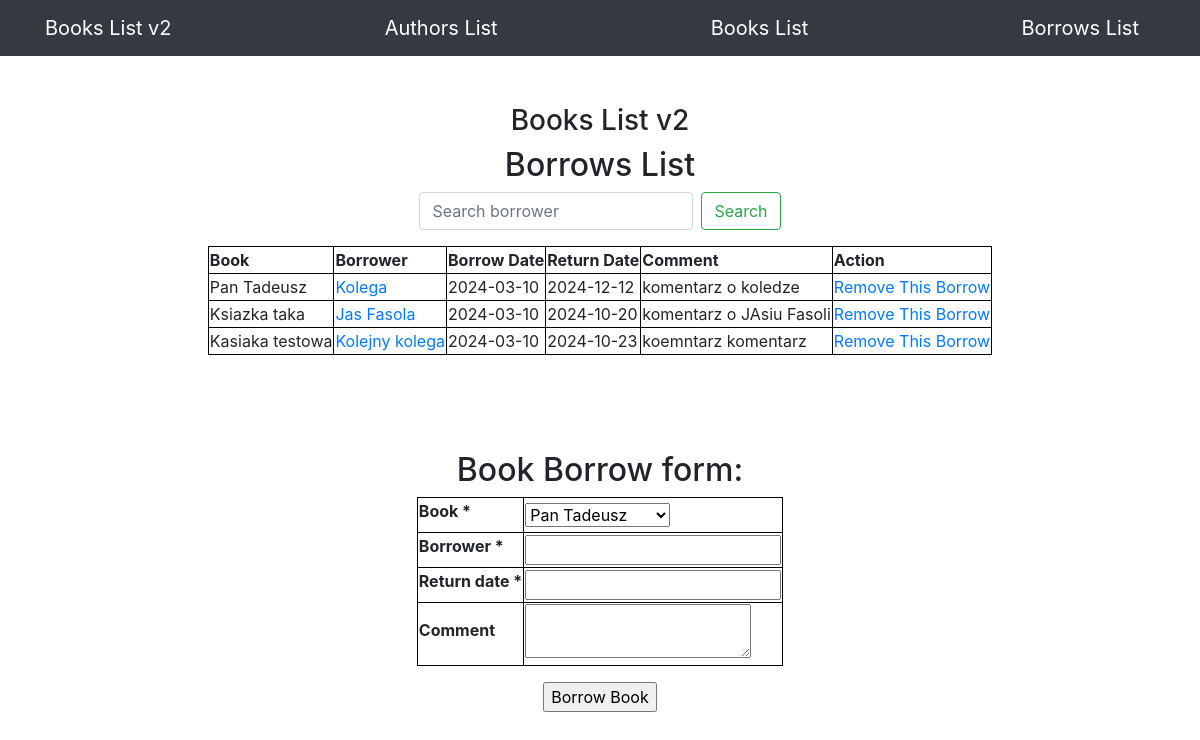
Page /borrows/ on the earlier database version.
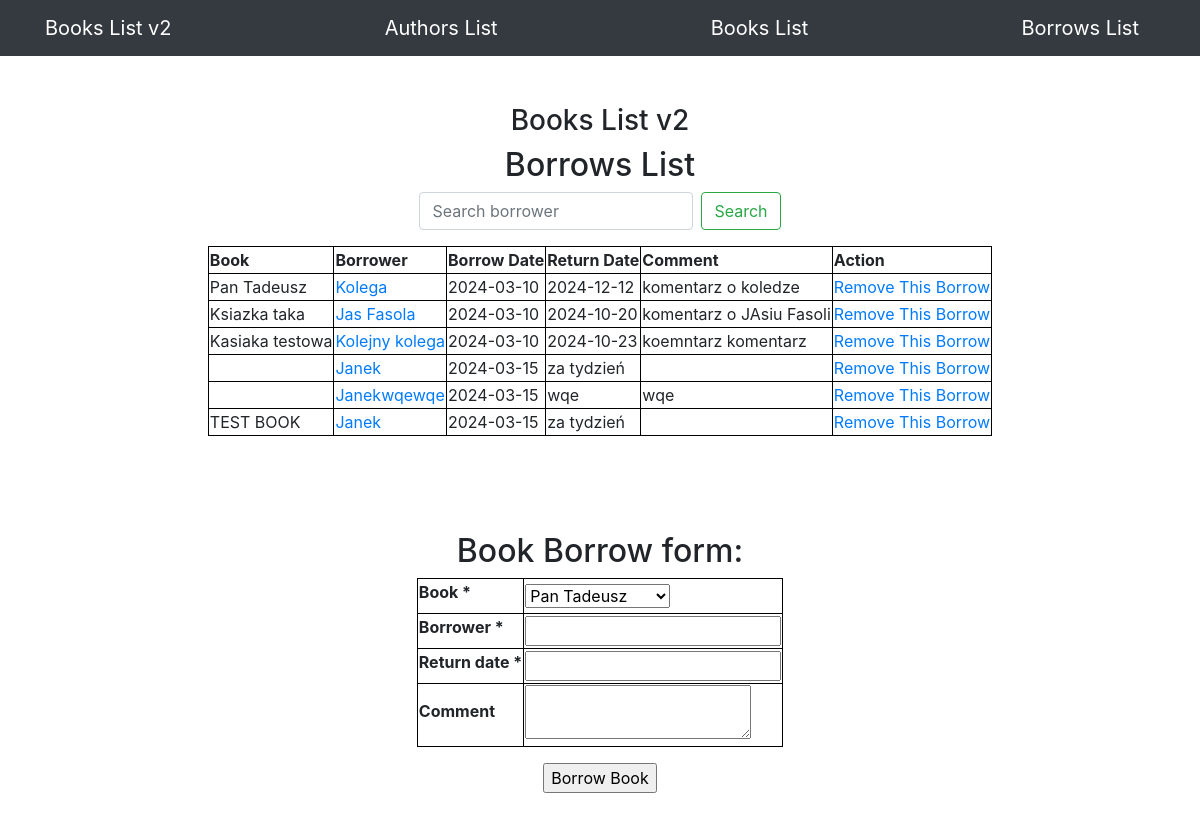
Same page on the later database version.
### app/models.py (models this page shows, shortened)
class Borrow(db.Model):
    id = db.Column(db.Integer, primary_key=True)
    borrower = db.Column(db.String(100), index=True)
    borrow_date = db.Column(db.String(100), index=True, default=datetime.today().strftime('%Y-%m-%d'))
    return_date = db.Column(db.String(100), index=True)
    comment = db.Column(db.String(100), index=True)
    book_id = db.Column(db.Integer, db.ForeignKey('book.id'))
    book = db.relationship("Book", back_populates="borrows")

class Book(db.Model):
    id = db.Column(db.Integer, primary_key=True)
    title = db.Column(db.String(100), index=True)
    date = db.Column(db.String(100), index=True, default=datetime.today().strftime('%Y-%m-%d'))
    comment = db.Column(db.String(100), index=True)
    author_id = db.Column(db.Integer, db.ForeignKey('author.id'))
    borrows = db.relationship("Borrow", back_populates="book")

### app/routes.py (the view)
@app.route('/borrows/', methods=["GET"])
def borrows_view():
    books = Book.query.all()
    form = BorrowAndBookForm(books)
    borrower_name = request.args.get('borrower')
    search_query = request.args.get('search')
    if borrower_name:
        borrows = Borrow.query.filter_by(borrower=borrower_name).all()
        search_query = None
    elif search_query:
        borrows = Borrow.query.filter(Borrow.borrower.ilike(f"%{search_query}%")).all()
        borrower_name = None
    else:
        borrows = Borrow.query.all()
        borrower_name = None
        search_query = None
    return render_template("borrows.html",
                           form=form,
                           borrower=borrower_name,
                           search=search_query,
                           borrows=borrows)

### app/forms.py
class BorrowAndBookForm(FlaskForm):
    book = SelectField('Book', validators=[DataRequired()])
    borrower = StringField('Borrower', validators=[DataRequired()])
    return_date = StringField('Return date', validators=[DataRequired()])
    comment = TextAreaField('Comment')
    def __init__(self, books, *args, **kwargs):
        super(BorrowAndBookForm, self).__init__(*args, **kwargs)
        self.book.choices = [book.title for book in books]

### app/templates/borrows.html (shortened to what this page needs)
{% extends "base.html" %}
{% block content %}
<div class="d-flex flex-column justify-content-center align-items-center">
    <div class="col-lg-12 text-center d-flex flex-column justify-content-center align-items-center">
        <h3 class="mt-5">Books List v2</h3>
        <h2>Borrows List</h2>
        <form class="form-inline mb-3" action="/borrows/" method="GET">
            <input class="form-control mr-sm-2" type="text" value="{% if search_query %}{{ search_query }}{% endif %}" placeholder="Search borrower" aria-label="Search borrower" name="search">
            <button class="btn btn-outline-success" type="submit">Search</button>
        </form>
    </div>
    {% if borrows %}
    <table class="mb-5">
        <thead>
        <th>Book</th>
        <th>Borrower</th>
        <th>Borrow Date</th>
        <th>Return Date</th>
        <th>Comment</th>
        <th>Action</th>
        </thead>
        {% for borrow in borrows %}
        <tr>
            <td>{{ borrow.book.title }}</a></td>
            <td><a href="/borrows/?borrower={{ borrow.borrower }}">{{ borrow.borrower }}</a></td>
            <td>{{ borrow.borrow_date }}</td>
            <td>{{ borrow.return_date }}</td>
            <td>{{ borrow.comment }}</td>
            <td><a href="/removeborrow/{{ borrow.id }}">Remove This Borrow</a></td>
        </tr>
        {% endfor %}
    {% else %}
        <h3>Nothing was found.</h3>
    {% endif %}
    </table>
    <div class="d-flex flex-column justify-content-center align-items-center">
        <h2 class="mt-5">Book Borrow form:</h2>
        <form class="d-flex flex-column justify-content-center align-items-center mb-5" method="POST" action="/addborrow/">
            <table class="mb-3">
                {% for field in form if field.widget.input_type != 'hidden' %}
                    <tr>
                        <th>{{ field.label }} {% if field.flags.required %}*{% endif %}</th>
                        <td>{{ field }}</td>
                    </tr>
                {% endfor %}
            </table>
            <input type="submit" value="Borrow Book">
        </form>
    </div>
</div>
{% endblock %}

Differences in the rows shown:
added Borrow: borrower "Janek", borrow_date "2024-03-15", return_date "za tydzień"
added Borrow: borrower "Janekwqewqe", borrow_date "2024-03-15", return_date "wqe", comment "wqe"
added Borrow: book "TEST BOOK", borrower "Janek", borrow_date "2024-03-15", return_date "za tydzień"
